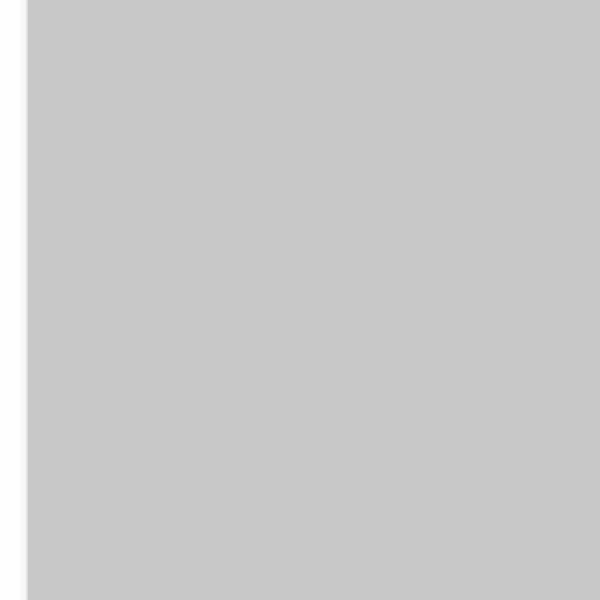
Frame 1 (no input)
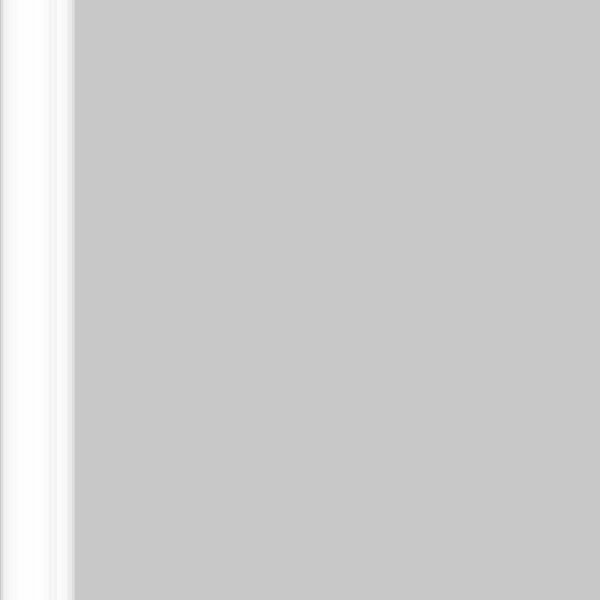
Frame 60 (the mouse pressed at the canvas centre just before this capture)
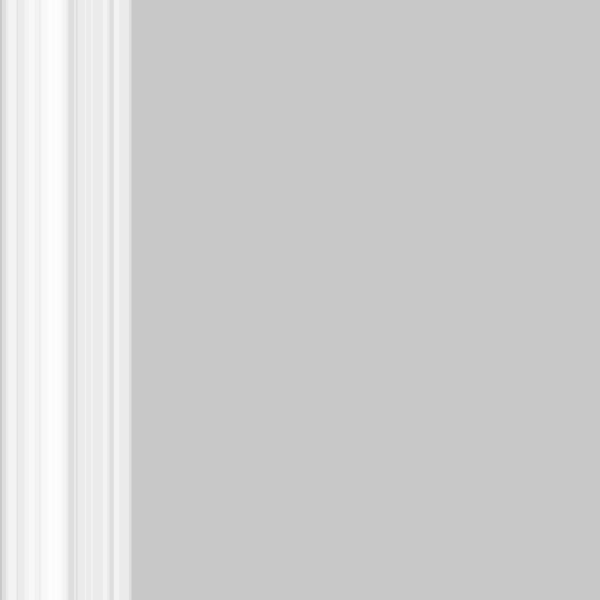
Frame 120 (the mouse held since frame 60 and released just before this capture)

The Processing sketch that drew these frames (run headless with seeded random() and noise(); from frame 60 on, the mouse is pressed at the canvas centre):

// Processing sketch: stripesSemplice
// ── stripesSemplice.pde
stripe[] righe = new stripe[20];

void setup(){
  size(600,600);
  for(int i=0; i<righe.length; i++){
    righe[i] = new stripe();
  }
}

void draw(){
  background(200);
  for(int i=0; i<righe.length; i++){
    righe[i].rollover(mouseX,mouseY);
    righe[i].muovi();
    righe[i].display();
  }
}

class stripe{
  float x;
  float velocita;
  float larghezza;
  boolean mouseOver;
  
  stripe(){
    x=0;
    velocita = random(1);
    larghezza = random(10,30);
    mouseOver = false;
  }
  
  void display(){
    if(mouseOver){
      fill(255);
    }
    else{
      fill(255,100);
    }
    noStroke();
    rect(x,0,larghezza,height);
  }
  
  void muovi(){
    x += velocita;
    if(x>width+20){
      x = -20;
    }
  }
  
  void rollover(int coordinata_x_del_mouse,int coordinata_y_del_mouse){
    if(
      coordinata_x_del_mouse <= x+larghezza &&
      coordinata_x_del_mouse > x
    ){
      mouseOver = true;
    }
    else{
      mouseOver = false;
    }
  }
}
